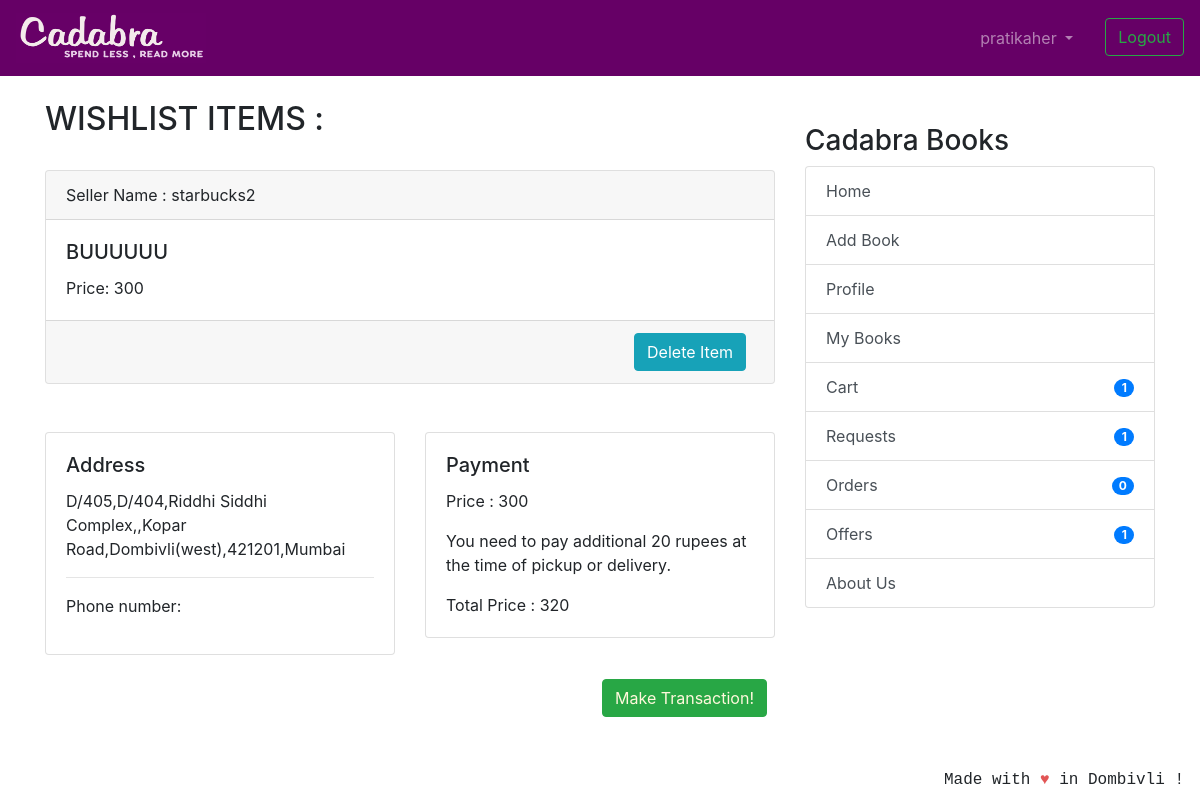
The page /cartitems/cart/ (signed in) on the database its author committed.
### coreapp/models.py (models this page shows, shortened)
class Book(models.Model):
    user = models.ForeignKey(User, on_delete=models.CASCADE, null=True)
    book_name = models.CharField(
        max_length=100, help_text="We only deal with original books with ISBN codes, pirated books will not be accepted.")
    author_name = models.CharField(max_length=100, blank=True, null=True)
    description = models.CharField(max_length=2000, blank=True, null=True)
    image = models.ImageField('Book Image', null=True,
                              blank=True, upload_to="book_images/")
    price = models.IntegerField(
        null=True, blank=True, help_text="We would be deducting 20 rupees from item price for delivery purposes.")
    sell_or_exchange = models.CharField(
        max_length=100, choices=BUY_OR_EXCHANGE, default='Exchange', help_text="By adding items to exchange you can make requests to other users for exchange.")
    condition = models.CharField(
        max_length=100, choices=CONITION_CHOICES, default='Acceptable')
    created_at = models.DateTimeField(auto_now_add=True)
    class Meta:
        verbose_name = 'Book'
        verbose_name_plural = 'Books'

class ShippingAddress(models.Model):
    profile = models.OneToOneField(
        Profile, on_delete=models.CASCADE, related_name='address')
    phone_regex = RegexValidator(
        regex=r'^\+?1?\d{10,15}$', message="Phone number must be entered in the format: '+9999999999'. Up to 15 digits allowed.")
    phone_number = models.CharField(
        validators=[phone_regex], max_length=17)
    flatnumber = models.CharField("Flat Number", max_length=100)
    address1 = models.CharField("Address line 1", max_length=500,)
    address2 = models.CharField(
        "Address line 2", max_length=500, blank=True, null=True)
    zip_code = models.CharField(
        max_length=100, choices=ZIP_CHOICES, default='421202', help_text="We only operate in these locations for now!")
    city = models.CharField("City", max_length=100,)
    class Meta:
        verbose_name = "Shipping Address"
        verbose_name_plural = "Shipping Addresses"
    def __str__(self):
        return "{},{},{},{},{}".format(self.flatnumber, self.address1, self.address2, self.zip_code, self.city)

### cart/views.py (the view, shortened to what this page needs)
# urls.py: path('cart/', views.cart_list_entries_view, name='cart_items'),
@login_required
def cart_list_entries_view(request):
    orders = Order.objects.get(owner=request.user.profile)
    address_form = ShippingAddressForm(
        request.POST, instance=request.user.profile.address)
    user_address = get_object_or_404(
        ShippingAddress, profile=request.user.profile)
    orderitems = Order.objects.get(owner=request.user.profile)
    orders = orderitems.get_cart_items()
    total_price = Order.objects.filter(
        owner=request.user.profile).aggregate(Sum('items__price'))
    total_price = (list(total_price.values())[0])
    if request.method == 'POST' and 'updateadd' in request.POST:
        if address_form.is_valid():
            address_form.save()
            messages.success(request, ('Address successfully updated!'))
            return redirect('cart:cart_items')
    context = {'orders': orders, 'address': user_address,
               'address_form': address_form, 'total_price': total_price}
    return render(request, 'cart_list_entries.html', context)

### coreapp/models.py (called while the page is built)
    def get_cart_items(self):
        return self.items.all()

### nofapapp/context_processors.py (called while the page is built)
def add_variable_to_context(request):
    if request.user.id:
        orderitems = Order.objects.get(owner=request.user.profile)
        return {
            'requestscount': Requests.objects.filter(requester=request.user).count(),
            'offercount' : Requests.objects.filter(offerrer=request.user).count(),
            'orderscount': Transaction.objects.filter(Q(offerrer=request.user) | Q(requester=request.user)).count()+FinalBuyOrder.objects.filter(user=request.user).count(),
            'cartitemscount': orderitems.items.count(),
            'addresscheck': get_object_or_404(ShippingAddress, profile=get_object_or_404(Profile, user=request.user)).address1,
            }
    else:
        return {}

### templates/cart_list_entries.html (shortened to what this page needs)
{% extends 'base.html' %}
{% load crispy_forms_tags %}
{% block content %}
{% if orders %}
<h2>WISHLIST ITEMS :</h2>
<br/>
{% for book in orders %}
<div class="card text-left">
    <div class="card-header">
                <p class="card-text">Seller Name : {{ book.user }}</p>
    </div>
    <div class="card-body">
        <h5 class="card-title">{{ book.book_name }}</h5>
        <p class="card-text">Price: {{ book.price }}</p>
    </div>
    <div class="card-footer text-mutxed">
        <a href="{% url 'cart:delete_item' book.id %}" class="mr-2 btn btn-info float-right">Delete Item</a>
    </div>
</div>
{% endfor %}
<br />
<div class="row">
    <div class="col-sm-6">
        <div class="card">
            <div class="card-body">
                <h5 class="card-title">Address</h5>
                {% if address.address1 != "" %}
                {{ address }}
                <hr />
                <p>Phone number: {{ address.phone_number }}</p>
                {% endif %}
            </div>
        </div>
    </div>
    <div class="col-sm-6">
        <div class="card">
            <div class="card-body">
                <h5 class="card-title">Payment</h5>
                 <p>Price : {{ total_price }}</p>
                <p class="card-text">You need to pay additional 20 rupees at the time of pickup or delivery.</p>
                <p class="card-text"> Total Price : {{ total_price | add:20 }} </p>
            </div>
        </div>
    </div>
</div>
<br/>
{% if address.address1 == "" %}
<button class="mr-2 mb-2 btn btn-success float-right disabled" style="color: cornsilk" data-toggle="modal" data-target="#confirmselection">Make
    Transaction!</button>
{% else %}
<button class="mr-2 mb-2 btn btn-success float-right" style="color: cornsilk" data-toggle="modal" data-target="#confirmselection">Make
    Transaction!</button>
{% endif %}
{% endif %}
{% endblock %}

### templates/base.html (shortened to what this page needs)
{% load static %}
<!doctype html>
<html lang="en">
  <head>
    <link rel="stylesheet" href="https://stackpath.bootstrapcdn.com/bootstrap/4.2.1/css/bootstrap.min.css"
>
  </head>
  <body>
    <header class="site-header">
<nav class="navbar navbar-expand-lg navbar-dark" style="background-color: #660066;">
  <a class="navbar-brand" href="{% url 'coreapp:list_entries' %}">
      <img src="{% static 'img/cadabra.png' %}" alt="Logo" style="width:190px;height:50px" >
    </a>
  <div class="collapse navbar-collapse" id="navbarSupportedContent">
    <ul class="navbar-nav ml-auto">
      {% if user.is_authenticated %}
      <li class="nav-item dropdown">
        <a class="nav-link dropdown-toggle mr-3" href="#" id="navbarDropdown" role="button" data-toggle="dropdown"
          aria-haspopup="true" aria-expanded="false">
          {{ user.username }}
        </a>
      </li>
      <li><a class="btn btn-outline-success ml-2 my-2 my-sm-0" href="{% url 'logout'%}">Logout</a></li>
        {% else %}
      <li><a href="{% url 'login' %}" class="btn btn-outline-success">Login</a></li>
      <li><a href="{% url 'coreapp:signup' %}" class="btn btn-primary ml-2">Sign up</a></li>
      {% endif %}
    </ul>
  </div>
</nav>
  </header>
  <br/>
    <div class="container">
      <div class="row justify-content-center">
        <div class="col-8">
          {% block content %}
          {% endblock %}
        </div>
        {% if user.is_authenticated %}
                <div class="col-md-4">
                  <div class="content-section">
                    <br/>
                    <h3>Cadabra Books</h3>
                      <ul class="list-group">
                        <a class="list-group-item list-group-item-action" href="{% url 'coreapp:list_entries' %}" > Home </a>
                        <a class="list-group-item list-group-item-action" href="{% url 'coreapp:new_entry' %}" > Add Book</a>
                        <a class="list-group-item list-group-item-action" href="{% url 'coreapp:profile' %}" >Profile</a>
                        <a class="list-group-item list-group-item-action" href="{% url 'coreapp:userbooks' %}" >My Books</a>
                        <a class="list-group-item list-group-item-action" href="{% url 'cart:cart_items' %}" >Cart<span class="badge badge-primary badge-pill float-right mt-1">{{ cartitemscount }}</span> </a>
                        <a class="list-group-item list-group-item-action" href="{% url 'transaction:requests_view' %}" >Requests<span class="badge badge-primary badge-pill float-right mt-1">{{ requestscount }}</span></a>
                        <a class="list-group-item list-group-item-action" href="{% url 'transaction:orders_view' %}" >Orders <span class="badge badge-primary badge-pill float-right mt-1">{{ orderscount }}</span></a>
                        <a class="list-group-item list-group-item-action" href="{% url 'transaction:offers_view' %}" >Offers <span class="badge badge-primary badge-pill float-right mt-1">{{ offercount }}</span></a>
                        <a class="list-group-item list-group-item-action" href="{% url 'coreapp:aboutus' %}">About Us</a>
                      </ul>
                      <br/>
                  </div>
                </div>
                {% endif %}
      </div>
    </div>
<footer class="site-footer mr-3 mb-2" style="position:fixed;right:0;bottom:0;font-family: 'Courier';font-style: bold;">
  Made with <span style="color: #e25555;">&hearts;</span> in Dombivli !
</footer>
</body>
</html>

### rows shown on the page
Book: user "starbucks2", book_name "BUUUUUU", price "300"
ShippingAddress: flatnumber+address1+address2 "D/405,D/404,Riddhi Siddhi Complex,,Kopar Road,Dombivli(west),421201,Mumbai"

### other values the page prints
{{ user.username }} "pratikaher"
{{ total_price }} "300"
{{ total_price | add:20 }} "320"
{{ cartitemscount }} "1"
{{ requestscount }} "1"
{{ orderscount }} "0"
{{ offercount }} "1"
